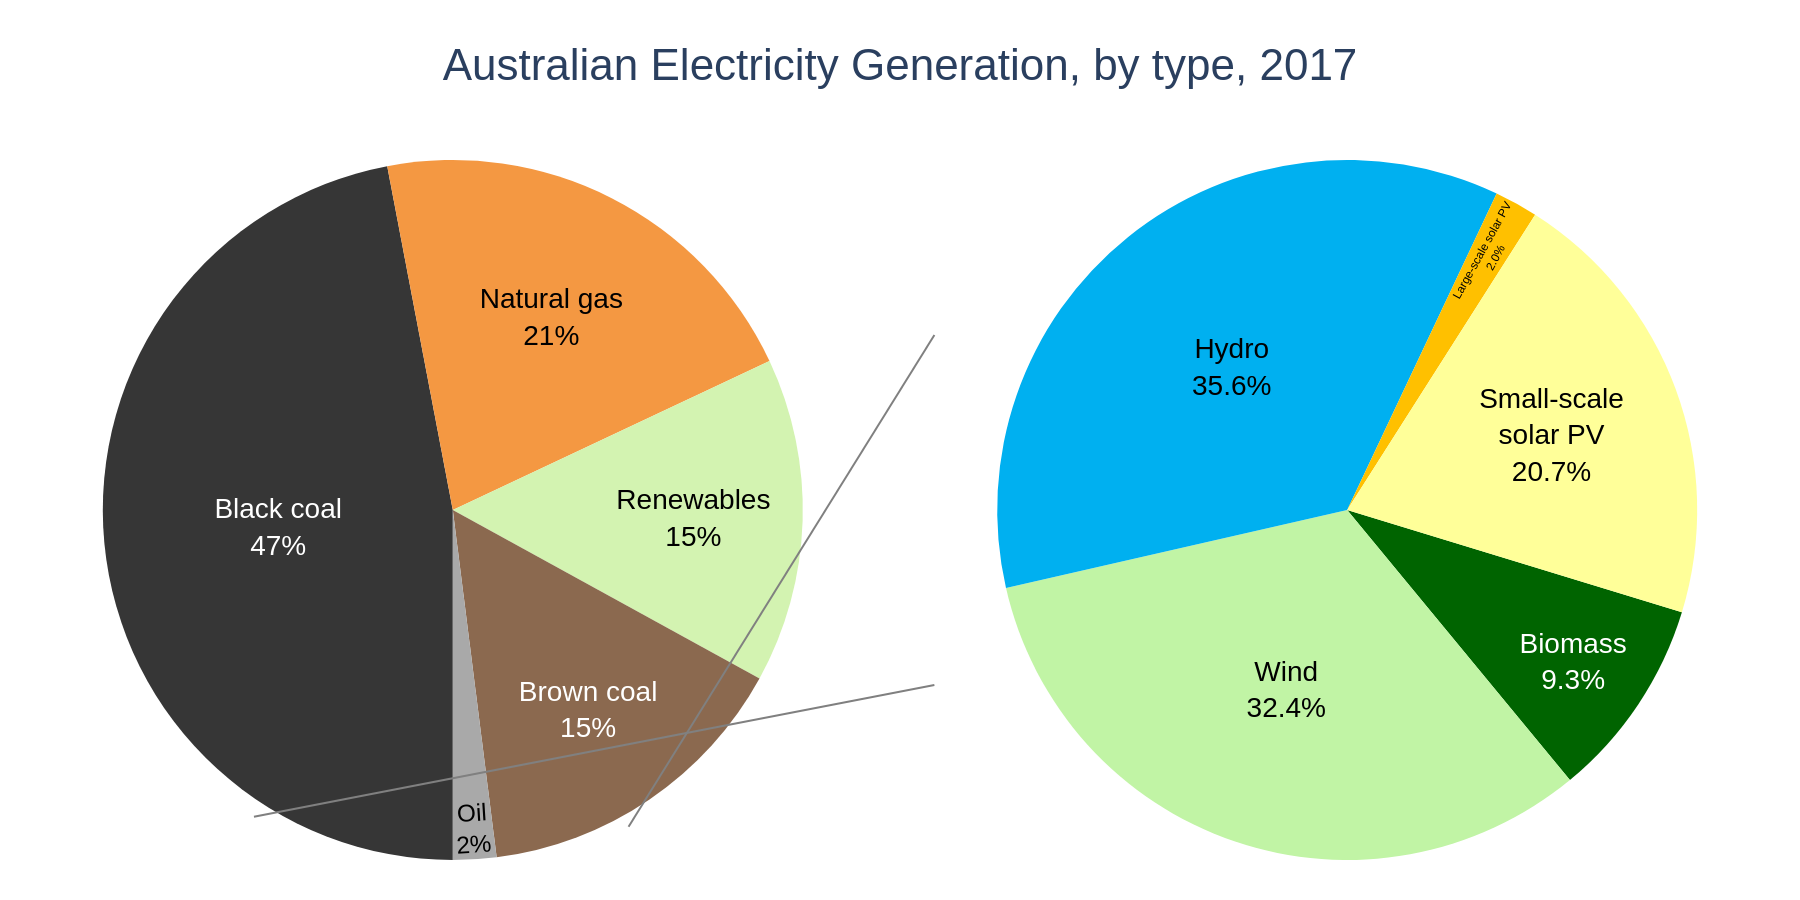

Source code (Python):
import sys
import json
import os
import math
import plotly.graph_objects as go

if len(sys.argv) != 2:
    print("Usage: python create_chart.py <path_to_json_file>")
    sys.exit(1)

json_path = sys.argv[1]
if not os.path.exists(json_path):
    print(f"Error: JSON file not found at {json_path}")
    sys.exit(1)

with open(json_path, 'r', encoding='utf-8') as f:
    config = json.load(f)

fig = go.Figure()

# Define domains for the two pie charts
domain1 = {'x': [0.0, 0.48], 'y': [0.0, 1.0]}
domain2 = {'x': [0.52, 1.0], 'y': [0.0, 1.0]}

# Main pie chart
fig.add_trace(go.Pie(
    labels=config['chart_data']['main_pie']['labels'],
    values=config['chart_data']['main_pie']['values'],
    marker_colors=config['colors']['main_pie_slices'],
    textfont=dict(color=config['colors']['main_pie_text'], size=14),
    hoverinfo='label+percent',
    textinfo='text',
    texttemplate='%{label}<br>%{value}%',
    textposition='inside',
    domain=domain1,
    sort=False,
    direction='clockwise',
    rotation=180
))

# Sub pie chart
fig.add_trace(go.Pie(
    labels=config['chart_data']['sub_pie']['labels'],
    values=config['chart_data']['sub_pie']['values'],
    marker_colors=config['colors']['sub_pie_slices'],
    textfont=dict(color=config['colors']['sub_pie_text'], size=14),
    hoverinfo='label+percent',
    textinfo='text',
    texttemplate='%{label}<br>%{value:.1f}%',
    textposition='inside',
    domain=domain2,
    sort=False,
    direction='clockwise',
    rotation=107
))

# --- Calculate and add connector lines ---
# Find the 'Renewables' slice to connect from
renew_index = -1
try:
    renew_index = config['chart_data']['main_pie']['labels'].index('Renewables')
except ValueError:
    pass # If label not found, no lines will be drawn

shapes = []
if renew_index != -1:
    # Calculate angles for the 'Renewables' slice in the main pie
    values1 = config['chart_data']['main_pie']['values']
    total_val1 = sum(values1)
    rotation1 = 180
    
    current_angle = rotation1
    renew_start_angle = 0
    renew_end_angle = 0

    for i, val in enumerate(values1):
        slice_angle = (val / total_val1) * 360
        start_angle = current_angle
        end_angle = current_angle - slice_angle
        if i == renew_index:
            renew_start_angle = start_angle
            renew_end_angle = end_angle
            break
        current_angle = end_angle

    # Convert angles to radians
    angle_top_rad = math.radians(renew_start_angle)
    angle_bottom_rad = math.radians(renew_end_angle)
    
    # Main pie center and radii (in paper coordinates)
    x_center1 = (domain1['x'][0] + domain1['x'][1]) / 2
    y_center1 = (domain1['y'][0] + domain1['y'][1]) / 2
    x_radius1 = (domain1['x'][1] - domain1['x'][0]) / 2
    y_radius1 = (domain1['y'][1] - domain1['y'][0]) / 2

    # Points on the circumference of the main pie
    p1_x = x_center1 + x_radius1 * math.cos(angle_top_rad)
    p1_y = y_center1 + y_radius1 * math.sin(angle_top_rad)
    p2_x = x_center1 + x_radius1 * math.cos(angle_bottom_rad)
    p2_y = y_center1 + y_radius1 * math.sin(angle_bottom_rad)
    
    # Sub pie center and radii
    x_center2 = (domain2['x'][0] + domain2['x'][1]) / 2
    y_center2 = (domain2['y'][0] + domain2['y'][1]) / 2
    x_radius2 = (domain2['x'][1] - domain2['x'][0]) / 2
    y_radius2 = (domain2['y'][1] - domain2['y'][0]) / 2

    # Points on the circumference of the sub pie
    p3_x = x_center2 - x_radius2
    p3_y = y_center2 + y_radius2 * 0.5 # Connect slightly above the equator
    p4_x = x_center2 - x_radius2
    p4_y = y_center2 - y_radius2 * 0.5 # Connect slightly below the equator
    
    shapes.append(go.layout.Shape(type="line", xref="paper", yref="paper", x0=p1_x, y0=p1_y, x1=p3_x, y1=p3_y, line=dict(color="grey", width=1)))
    shapes.append(go.layout.Shape(type="line", xref="paper", yref="paper", x0=p2_x, y0=p2_y, x1=p4_x, y1=p4_y, line=dict(color="grey", width=1)))

# Update layout
fig.update_layout(
    title_text=config['texts']['title'],
    title_x=0.5,
    font=dict(family="Arial", size=16),
    showlegend=False,
    margin=dict(t=80, b=20, l=20, r=20),
    paper_bgcolor='white',
    plot_bgcolor='white',
    shapes=shapes
)

# Output image
base_filename = os.path.splitext(os.path.basename(json_path))[0]
output_filename = f"{base_filename}.png"
fig.write_image(output_filename, scale=2, width=900, height=450)

print(f"Chart saved to {output_filename}")
